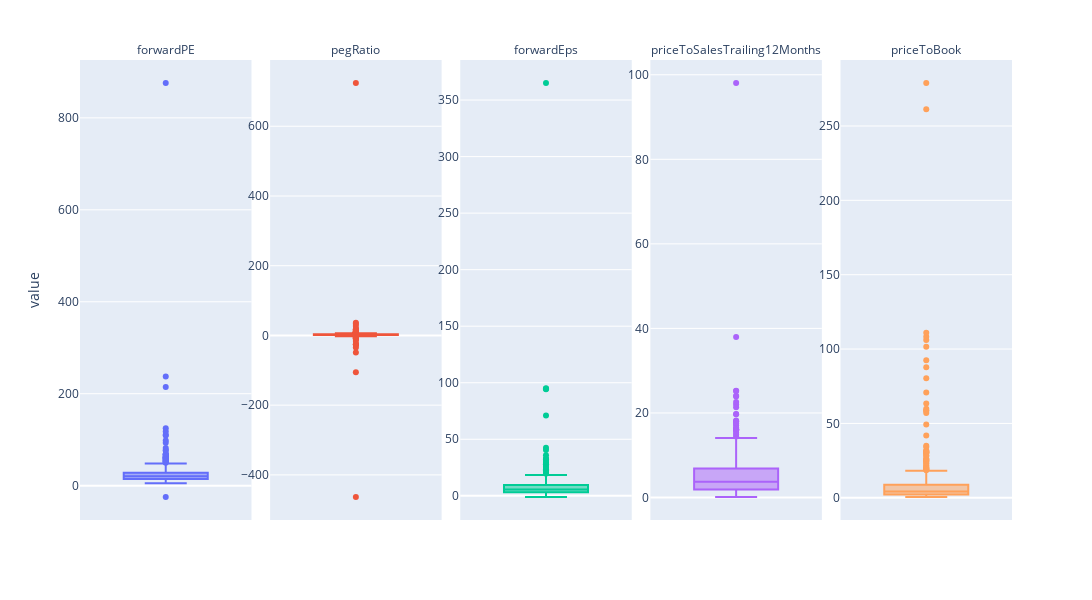

The code cell stored with this chart in its notebook:
### Code cell
plot_boxes(funs)

### Figure 1 — Plotly figure (JSON) as saved in the notebook; plotly's stock layout.template omitted (floating-point values rounded to 4 significant figures; data arrays with more than 128 entries replaced by an {"elided": "..."} marker saying what was removed)
{"data": [{"alignmentgroup": "True", "hovertemplate": "<b>%{hovertext}</b><br><br>variable=forwardPE<br>value=%{y}<extra></extra>", "hovertext": {"elided": "462 str values"}, "legendgroup": "forwardPE", "marker": {"color": "#636efa"}, "name": "forwardPE", "notched": false, "offsetgroup": "forwardPE", "orientation": "v", "showlegend": true, "type": "box", "x0": " ", "xaxis": "x", "y": {"elided": "462 float values"}, "y0": " ", "yaxis": "y"}, {"alignmentgroup": "True", "hovertemplate": "<b>%{hovertext}</b><br><br>variable=pegRatio<br>value=%{y}<extra></extra>", "hovertext": {"elided": "462 str values"}, "legendgroup": "pegRatio", "marker": {"color": "#EF553B"}, "name": "pegRatio", "notched": false, "offsetgroup": "pegRatio", "orientation": "v", "showlegend": true, "type": "box", "x0": " ", "xaxis": "x2", "y": {"elided": "462 float values"}, "y0": " ", "yaxis": "y2"}, {"alignmentgroup": "True", "hovertemplate": "<b>%{hovertext}</b><br><br>variable=forwardEps<br>value=%{y}<extra></extra>", "hovertext": {"elided": "462 str values"}, "legendgroup": "forwardEps", "marker": {"color": "#00cc96"}, "name": "forwardEps", "notched": false, "offsetgroup": "forwardEps", "orientation": "v", "showlegend": true, "type": "box", "x0": " ", "xaxis": "x3", "y": {"elided": "462 float values"}, "y0": " ", "yaxis": "y3"}, {"alignmentgroup": "True", "hovertemplate": "<b>%{hovertext}</b><br><br>variable=priceToSalesTrailing12Months<br>value=%{y}<extra></extra>", "hovertext": {"elided": "462 str values"}, "legendgroup": "priceToSalesTrailing12Months", "marker": {"color": "#ab63fa"}, "name": "priceToSalesTrailing12Months", "notched": false, "offsetgroup": "priceToSalesTrailing12Months", "orientation": "v", "showlegend": true, "type": "box", "x0": " ", "xaxis": "x4", "y": {"elided": "462 float values"}, "y0": " ", "yaxis": "y4"}, {"alignmentgroup": "True", "hovertemplate": "<b>%{hovertext}</b><br><br>variable=priceToBook<br>value=%{y}<extra></extra>", "hovertext": {"elided": "462 str values"}, "legendgroup": "priceToBook", "marker": {"color": "#FFA15A"}, "name": "priceToBook", "notched": false, "offsetgroup": "priceToBook", "orientation": "v", "showlegend": true, "type": "box", "x0": " ", "xaxis": "x5", "y": {"elided": "462 float values"}, "y0": " ", "yaxis": "y5"}], "layout": {"annotations": [{"font": {}, "showarrow": false, "text": "forwardPE", "x": 0.092, "xanchor": "center", "xref": "paper", "y": 1, "yanchor": "bottom", "yref": "paper"}, {"font": {}, "showarrow": false, "text": "pegRatio", "x": 0.296, "xanchor": "center", "xref": "paper", "y": 1, "yanchor": "bottom", "yref": "paper"}, {"font": {}, "showarrow": false, "text": "forwardEps", "x": 0.5, "xanchor": "center", "xref": "paper", "y": 1, "yanchor": "bottom", "yref": "paper"}, {"font": {}, "showarrow": false, "text": "priceToSalesTrailing12Months", "x": 0.704, "xanchor": "center", "xref": "paper", "y": 1, "yanchor": "bottom", "yref": "paper"}, {"font": {}, "showarrow": false, "text": "priceToBook", "x": 0.908, "xanchor": "center", "xref": "paper", "y": 1, "yanchor": "bottom", "yref": "paper"}], "boxmode": "overlay", "height": 600, "legend": {"title": {"text": "variable"}, "tracegroupgap": 0}, "margin": {"t": 60}, "showlegend": false, "width": 1280, "xaxis": {"anchor": "y", "domain": [0, 0.184]}, "xaxis2": {"anchor": "y2", "domain": [0.204, 0.388], "matches": "x"}, "xaxis3": {"anchor": "y3", "domain": [0.408, 0.592], "matches": "x"}, "xaxis4": {"anchor": "y4", "domain": [0.612, 0.796], "matches": "x"}, "xaxis5": {"anchor": "y5", "domain": [0.816, 1], "matches": "x"}, "yaxis": {"anchor": "x", "domain": [0, 1], "showticklabels": true, "title": {"text": "value"}}, "yaxis2": {"anchor": "x2", "domain": [0, 1], "showticklabels": true}, "yaxis3": {"anchor": "x3", "domain": [0, 1], "showticklabels": true}, "yaxis4": {"anchor": "x4", "domain": [0, 1], "showticklabels": true}, "yaxis5": {"anchor": "x5", "domain": [0, 1], "showticklabels": true}}}
